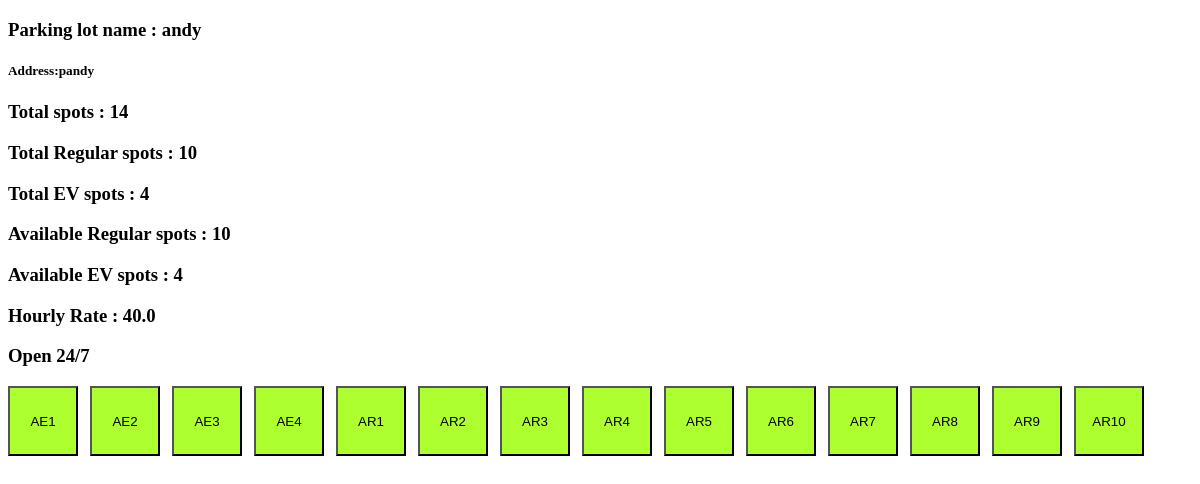
Page /view_details?lot_id=1 (signed in) on the earlier database version.
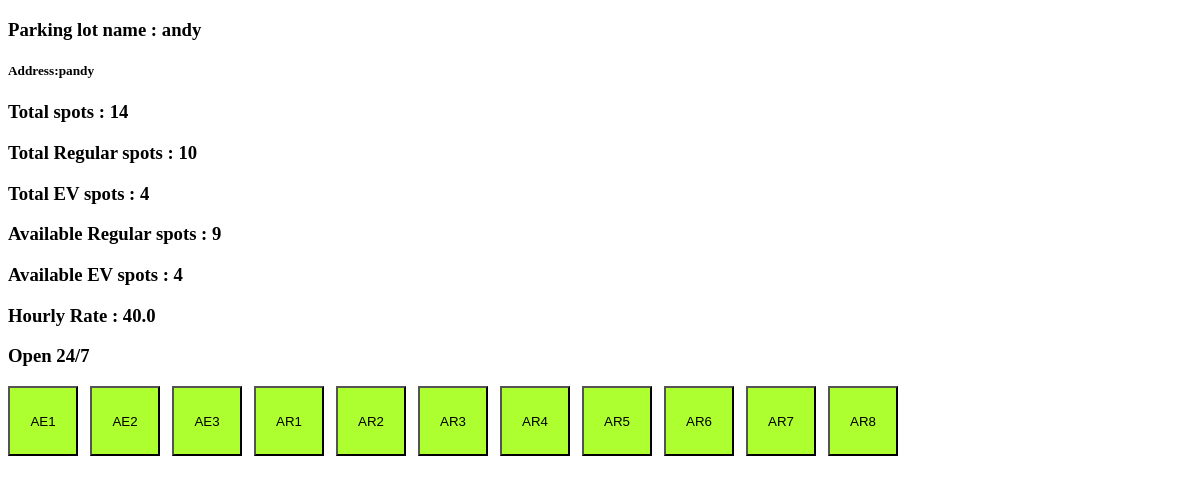
Same page on the later database version.
### models/parking_lot.py (models this page shows, shortened)
class ParkingLot(db.Model):
    __tablename__ = 'parking_lots'
    id = db.Column(db.Integer, primary_key=True)
    name= db.Column(db.String(80), unique=True, nullable=False)
    address = db.Column(db.String(200), nullable=False)
    pincode = db.Column(db.String(10), nullable=False)
    hourly_rate = db.Column(db.Float, nullable=False)
    total_spots = db.Column(db.Integer, nullable=False)
    occupied_regular_spots = db.Column(db.Integer, default=0)
    occupied_ev_spots = db.Column(db.Integer, default=0)
    ev_spots = db.Column(db.Integer, default=0)
    ev_charging_rate = db.Column(db.Float, nullable=True)
    opening_time = db.Column(db.String(10), nullable=True)
    closing_time = db.Column(db.String(10), nullable=True)
    is_24_hours = db.Column(db.Boolean, default=False)
    description = db.Column(db.String(200), nullable=True)

### models/parking_spot.py (models this page shows, shortened)
class ParkingSpot(db.Model):
    __tablename__ = 'parking_spots'
    id=db.Column(db.Integer, primary_key=True)
    lot_id=db.Column(db.Integer, db.ForeignKey('parking_lots.id'), nullable=False)
    spot_number=db.Column(db.String(50), nullable=False)
    is_ev_spot=db.Column(db.Boolean, default=False)
    status=db.Column(db.String(50), default='available')

### routes/parking.py (the view)
@parking_bp.route('/view_details',methods=['POST','GET'])
@login_required
@admin_required
def view_details():
    lot_id=request.args.get('lot_id')
    spot_id=request.args.get('spot_id')
    spot=ParkingSpot.query.get(spot_id)
    booking=Booking.query.filter_by(spot_id=spot_id).first()
    end_time=None
    user=None
    vehicle=None
    if booking:
        user=User.query.get(booking.user_id)
        vehicle=Vehicle.query.get(booking.vehicle_id)
        end_time=booking.start_time + timedelta(hours=booking.duration)
    if request.method=='POST':
        lot_id=request.form.get('lot_id')
    lot=ParkingLot.query.get(lot_id)
    spots=ParkingSpot.query.filter_by(lot_id=lot_id)
    return render_template('parking_lot_details.html',lot=lot,spots=spots,spot=spot,user=user,vehicle=vehicle,end_time=end_time,booking=booking)

### Templates/parking_lot_details.html (shortened to what this page needs)
{%extends "base.html" %}
{%block style%}
<link rel="stylesheet" href="{{url_for('static',filename='css/parking_lot_details.css')}}">
{%endblock%}
{% block content %}
<div class="page-1" data-has-spot="{{ 'true' if spot else 'false'}}" data-is-booked="{{'true' if booking else 'false'}}">
    <h3>Parking lot name : {{lot.name}}</h3>
    <h5>Address:{{lot.address}}</h5>
    <h3>Total spots : {{lot.total_spots + lot.ev_spots}}</h3>
    <h3>Total Regular spots : {{lot.total_spots}}</h3>
    <h3>Total EV spots : {{lot.ev_spots}}</h3>
    <h3>Available Regular spots : {{lot.total_spots - lot.occupied_regular_spots}}</h3>
    <h3>Available EV spots : {{lot.ev_spots - lot.occupied_ev_spots}}</h3>
    <h3>Hourly Rate : {{lot.hourly_rate}}</h3>
    {% if lot.is_24_hours %}
    <h3> Open 24/7 </h3>
    {% else %}
    <h3>Opening Time : {{lot.opening_time}}</h3>
    <h3>Closing Time : {{lot.closing_time}}</h3>
    {% endif %}
    {% set ns = namespace(n=0) %}
    <div class="content">
    {% for spot in spots %}
        <form action="{{url_for('parking.spot_details')}}" method="POST">
            <button class="box">{{ spot.spot_number }}</button>
        </form>
    {% endfor %}
    </div>
</div>
{%endblock %}

### Templates/base.html (shortened to what this page needs)
<!DOCTYPE html>
<html lang="en">
<head>
    <link rel="stylesheet" href="{{url_for('static',filename='css/landing_page_navbar.css')}}">
    {%block style %}{%endblock%}
</head>
<body>
    {% block content %}
    {% endblock %}
</body>
</html>

### Static/css/parking_lot_details.css (style rules this page uses)
.content { display: flex; gap: 12px; flex-wrap: wrap; }
.box { height: 70px; width: 70px; background-color: greenyellow; }

Differences in the rows shown:
removed ParkingSpot: spot_number "AE4"
removed ParkingSpot: spot_number "AR9"
removed ParkingSpot: spot_number "AR10"
changed ParkingLot "andy": lot.total_spots-lot.occupied_regular_spots "10" → "9"
